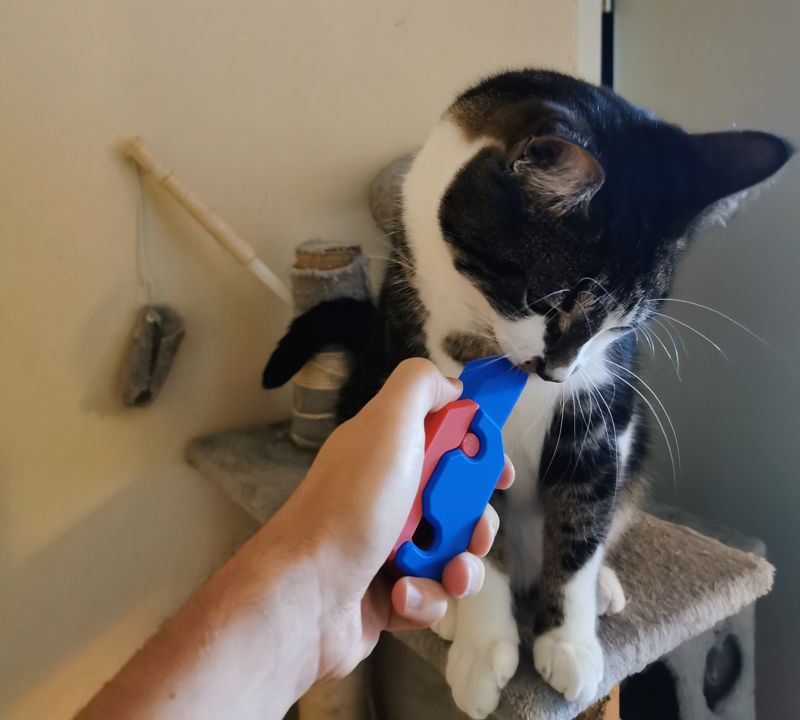
#> input picture Lab1/toy_knife.jpg, 800 x 720 px
$ python exercise_2_toy_knife_hsv.py
#> lines starting #> are read from the running program, lines starting #| are printed output that depends on the picture
#!/bin/python


# Put your import statements up here
import cv2


def main():
    # ---------------------------------------------------------------- #
    # (1) Load "toy_knife.jpg"
    # (2) Make a copy that has half the values of the original.

    # Your code here
    img = cv2.imread("toy_knife.jpg")
#> img is the input picture: shape (720, 800, 3); mean B, G, R 95.3, 107.9, 119.4
    img_half = img // 2
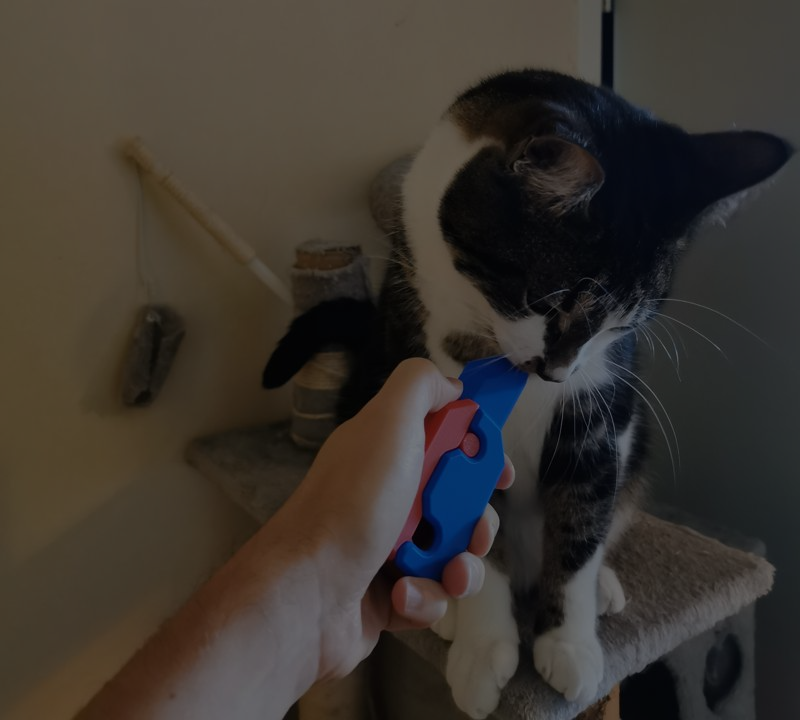
#> img_half: shape (720, 800, 3); mean B, G, R 47.4, 53.7, 59.4

    # ---------------------------------------------------------------- #

    cv2.namedWindow("Color Picker")

    min_values = [ 0, 0, 0 ]
    max_values = [ 255, 255, 255 ]

    def on_trackbar(_):
        min_values[0] = cv2.getTrackbarPos("H min", "Color Picker")
        max_values[0] = cv2.getTrackbarPos("H max", "Color Picker")
        min_values[1] = cv2.getTrackbarPos("S min", "Color Picker")
        max_values[1] = cv2.getTrackbarPos("S max", "Color Picker")
        min_values[2] = cv2.getTrackbarPos("V min", "Color Picker")
        max_values[2] = cv2.getTrackbarPos("V max", "Color Picker")

    cv2.createTrackbar("H min", "Color Picker",   0, 255, on_trackbar)
    cv2.createTrackbar("H max", "Color Picker", 255, 255, on_trackbar)
    cv2.createTrackbar("S min", "Color Picker",   0, 255, on_trackbar)
    cv2.createTrackbar("S max", "Color Picker", 255, 255, on_trackbar)
    cv2.createTrackbar("V min", "Color Picker",   0, 255, on_trackbar)
    cv2.createTrackbar("V max", "Color Picker", 255, 255, on_trackbar)

    while True:
        # ---------------------------------------------------------------- #
        # (3) Create an image that is twice as wide as the original.
        #     The left side must contain the pixels from the original image,
        #     and the right pixels must contain the pixels from the half-intensity image.
        # (4) Convert the wide image to HSV using OpenCV.
        # (5) Mask the wide image like you did in the RGB exercise,
        # BUT this time use the HSV values for masking.
        # (6) Display the masked image in the CV2 window "Color Picker".

        # Your code here
        img_wide = cv2.hconcat([img, img_half])
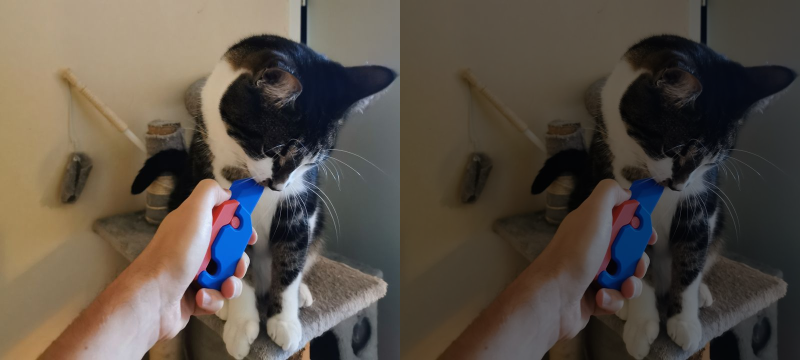
#> img_wide: shape (720, 1600, 3) (shown at 1/2 size); mean B, G, R 71.3, 80.8, 89.4
        img_wide_hsv = cv2.cvtColor(img_wide, cv2.COLOR_BGR2HSV)
#> img_wide_hsv: shape (720, 1600, 3); mean H, S, V 47, 77.6, 94.4
        mask = cv2.inRange(img_wide_hsv, tuple(min_values), tuple(max_values))
#> mask: shape (720, 1600); every value is 255
        masked_img = cv2.bitwise_and(img_wide, img_wide, mask=mask)
        cv2.imshow("Color Picker", masked_img)


        # ---------------------------------------------------------------- #

        key = cv2.waitKey(1) & 0xFF
#> (key Esc is pressed here)
        if key == 27: # ESC pressed
            break

    # ---------------------------------------------------------------- #
    # (7) Save the masked image to "masked_hsv.jpg".
    # (8) Print the `min_values` and `max_values`.

    # Your code here

    cv2.imwrite("masked_hsv.jpg", masked_img)
    print("min_values:", min_values)
#| min_values: [0, 0, 0]
    print("max_values:", max_values)
#| max_values: [255, 255, 255]

    # ---------------------------------------------------------------- #


if __name__ == "__main__":
    main()

$ run again, with Lab1/exercise_4_example.jpg copied over Lab1/toy_knife.jpg
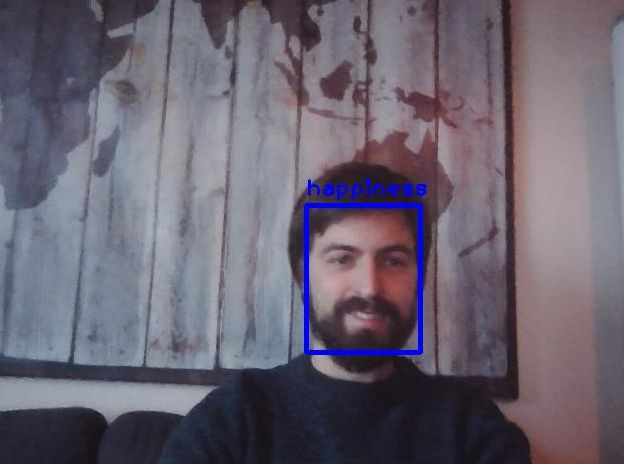
#> input picture Lab1/exercise_4_example.jpg, 624 x 464 px
#> in main, img is the input picture: shape (464, 624, 3); mean B, G, R 112.7, 98.9, 105.5
#> in main, `img_half = img // 2`:
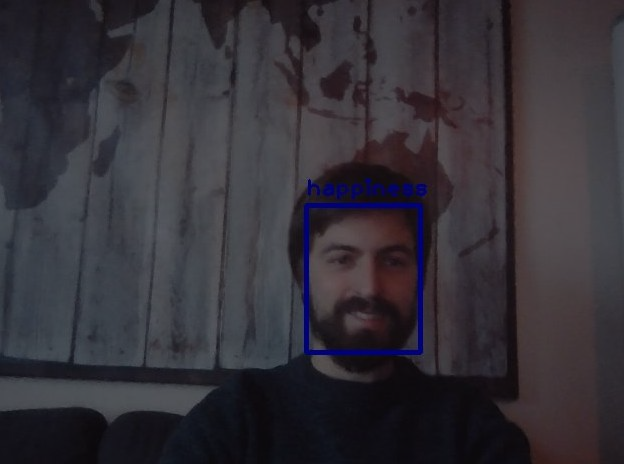
#> img_half: shape (464, 624, 3); mean B, G, R 56.1, 49.2, 52.5
#> in main, `img_wide = cv2.hconcat([img, img_half])`:
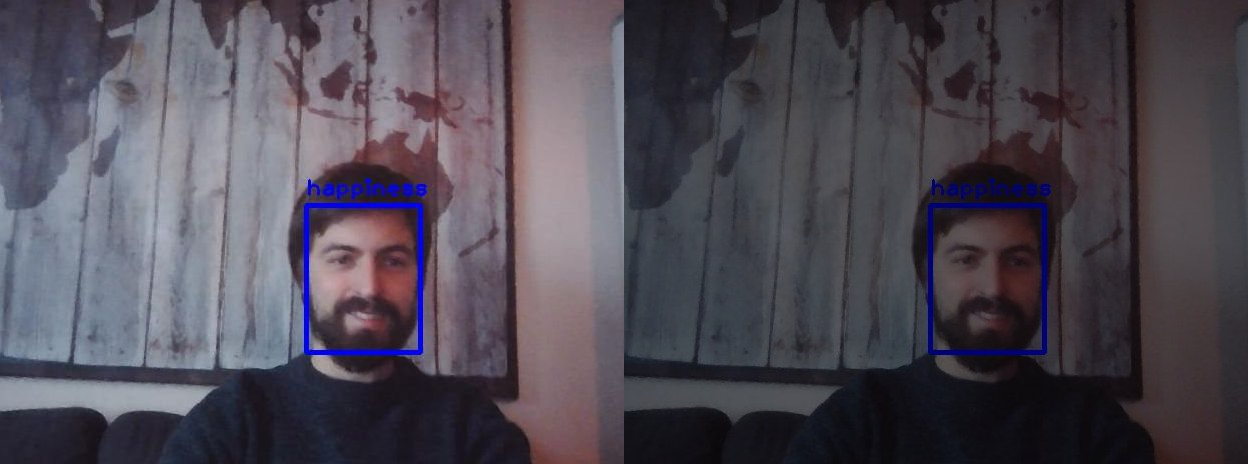
#> img_wide: shape (464, 1248, 3); mean B, G, R 84.4, 74, 79
#> img_wide_hsv: shape (464, 1248, 3); mean H, S, V 132.1, 49.8, 88.1
#> mask: shape (464, 1248); every value is 255
#| min_values: [0, 0, 0]
#| max_values: [255, 255, 255]

$ run again, with Lab1/lux.jpg copied over Lab1/toy_knife.jpg
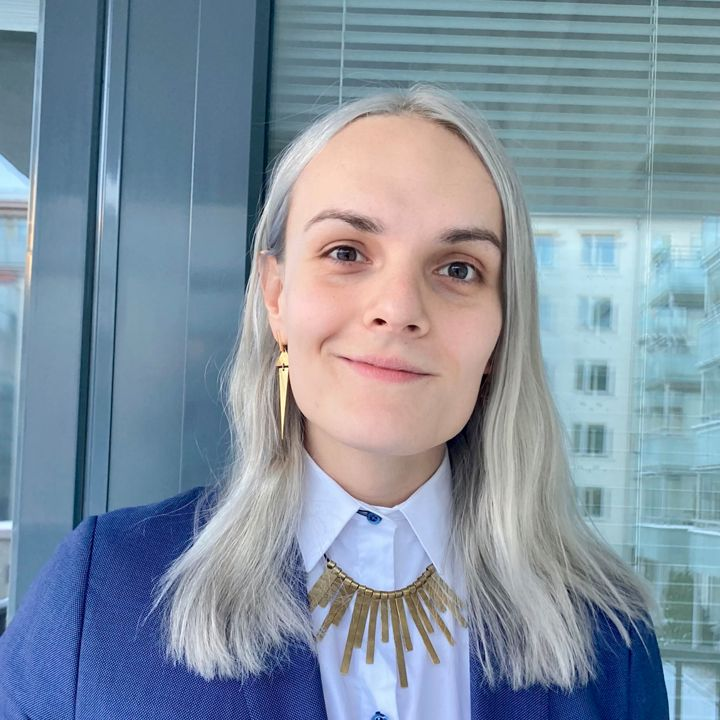
#> input picture Lab1/lux.jpg, 720 x 720 px
#> in main, img is the input picture: shape (720, 720, 3); mean B, G, R 161.1, 145.5, 129.7
#> in main, `img_half = img // 2`:
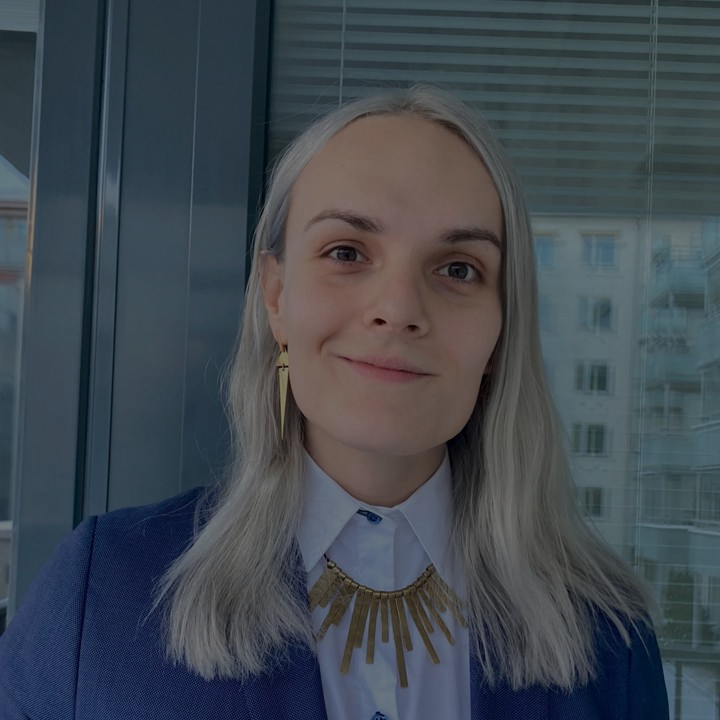
#> img_half: shape (720, 720, 3); mean B, G, R 80.3, 72.5, 64.6
#> in main, `img_wide = cv2.hconcat([img, img_half])`:
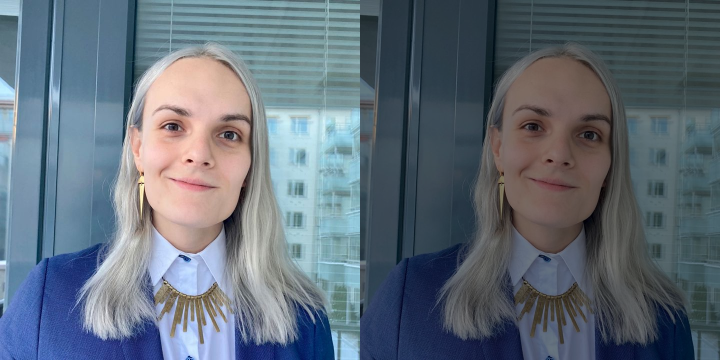
#> img_wide: shape (720, 1440, 3) (shown at 1/2 size); mean B, G, R 120.7, 109, 97.1
#> img_wide_hsv: shape (720, 1440, 3); mean H, S, V 84.4, 75.9, 126.6
#> mask: shape (720, 1440); every value is 255
#| min_values: [0, 0, 0]
#| max_values: [255, 255, 255]
